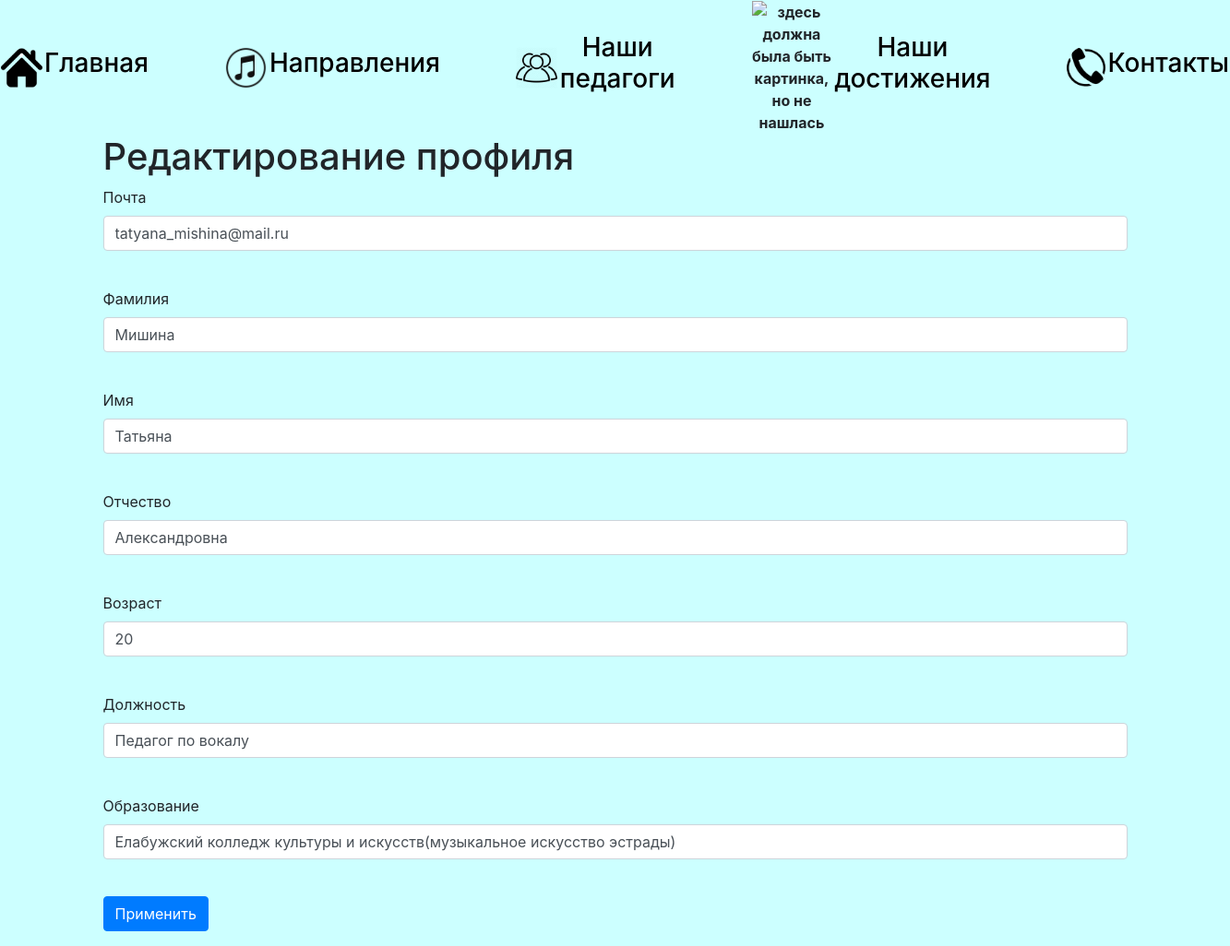
Page /edit_prof (signed in) on the committed database.
### data/users.py (models this page shows, shortened)
class User(SqlAlchemyBase, UserMixin):
    __tablename__ = 'users'
    id = sqlalchemy.Column(sqlalchemy.Integer,
                           primary_key=True, autoincrement=True)
    surname = sqlalchemy.Column(sqlalchemy.String, nullable=True)
    name = sqlalchemy.Column(sqlalchemy.String, nullable=True)
    otch = sqlalchemy.Column(sqlalchemy.String, nullable=True)
    age = sqlalchemy.Column(sqlalchemy.String, nullable=True)
    education = sqlalchemy.Column(sqlalchemy.String, nullable=True)
    speciality = sqlalchemy.Column(sqlalchemy.String, nullable=True)
    email = sqlalchemy.Column(sqlalchemy.String,
                              index=True, unique=True, nullable=True)
    hashed_password = sqlalchemy.Column(sqlalchemy.String, nullable=True)
    created_date = sqlalchemy.Column(sqlalchemy.DateTime,
                                     default=datetime.datetime.now)
    dosts = orm.relation("Dosts", back_populates='user')

### main.py (the view, shortened to what this page needs)
@app.route('/edit_prof', methods=['GET', 'POST'])
@login_required
def edit_prof():
    form = RegisterForm()
    if request.method == "GET":
        db_session.global_init('db/teachers.db')
        db_sess = db_session.create_session()
        user = db_sess.query(User).filter(User.id == current_user.id).first()
        if user:
            form.surname.data = user.surname
            form.name.data = user.name
            form.otch.data = user.otch
            form.email.data = user.email
            form.education.data = user.education
            form.age.data = user.age
            form.speciality.data = user.speciality
        else:
            abort(404)
    return render_template('edit_prof.html', title='Регистрация', form=form)

### forms/user.py
class RegisterForm(FlaskForm):
    email = EmailField('Почта', validators=[DataRequired()])
    password = PasswordField('Пароль', validators=[DataRequired()])
    password_again = PasswordField('Повторите пароль', validators=[DataRequired()])
    surname = StringField('Фамилия', validators=[DataRequired()])
    name = StringField('Имя', validators=[DataRequired()])
    otch = StringField('Отчество', validators=[DataRequired()])
    age = StringField('Возраст', validators=[DataRequired()])
    speciality = StringField('Должность', validators=[DataRequired()])
    education = StringField('Образование', validators=[DataRequired()])
    em = PasswordField('Подтверждение регистрации руководителем студии', validators=[DataRequired()])
    submit = SubmitField('Применить')

### data/db_session.py (called while the page is built, shortened)
def global_init(db_file):
    global __factory
    if __factory:
        return

def create_session() -> Session:
    global __factory
    return __factory()

### main.py (called while the page is built)
@login_manager.user_loader
def load_user(user_id):
    db_session.global_init("db/teachers.db")
    db_sess = db_session.create_session()
    return db_sess.query(User).get(user_id)

### templates/edit_prof.html (shortened to what this page needs)
 {% extends "base.html" %}
{% block content %}
<h1>Редактирование профиля</h1>
<form action="" method="post">
    <p>
        {{ form.email.label }}<br>
        {{ form.email(class="form-control", type="email") }}<br>
    </p>
    <p>
        {{ form.surname.label }}<br>
        {{ form.surname(class="form-control") }}<br>
    </p>
    <p>
        {{ form.name.label }}<br>
        {{ form.name(class="form-control") }}<br>
    </p>
    <p>
        {{ form.otch.label }}<br>
        {{ form.otch(class="form-control") }}<br>
    </p>
    <p>
        {{ form.age.label }}<br>
        {{ form.age(class="form-control") }}<br>
    </p>
    <p>
        {{ form.speciality.label }}<br>
        {{ form.speciality(class="form-control") }}<br>
    </p>
    <p>
        {{ form.education.label }}<br>
        {{ form.education(class="form-control") }}<br>
    </p>
    <p>{{ form.submit(type="submit", class="btn btn-primary") }}</p>
</form>
{% endblock %}

### templates/base.html (style rules this page uses)
body { background-color: #CCFFFF; }

### rows in the picture
User: email "tatyana_mishina@mail.ru", surname "Мишина", name "Татьяна", otch "Александровна", age "20", speciality "Педагог по вокалу", education "Елабужский колледж культуры и искусств(музыкальное искусство эстрады)"
